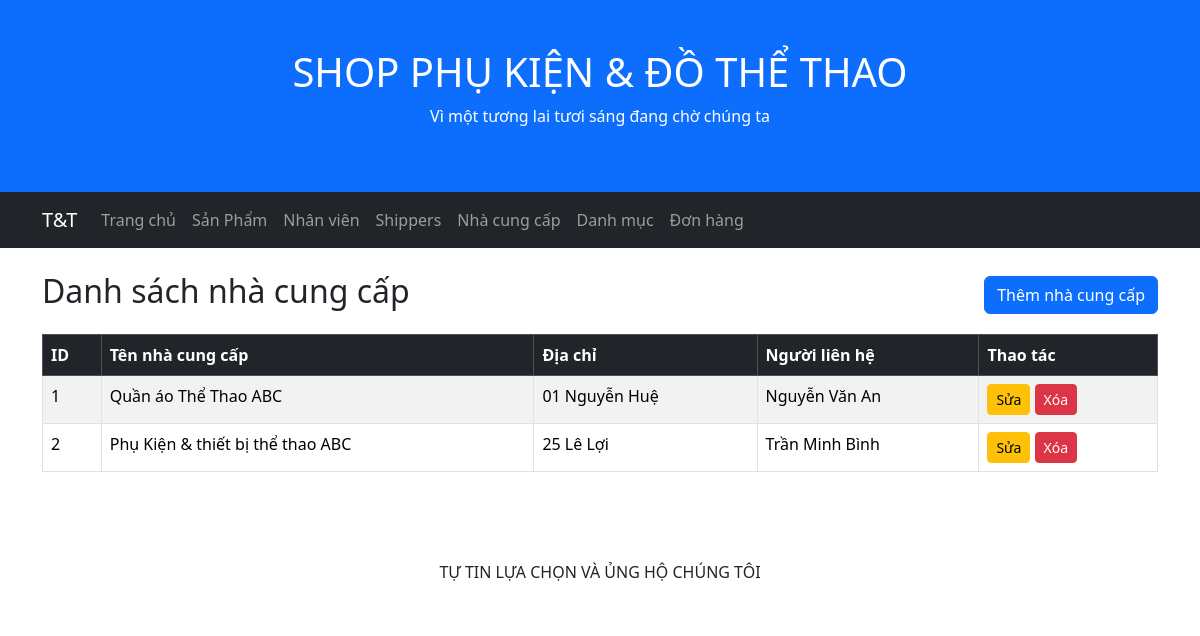
The app's page /admin/suppliers/index.php with its own data.
### tables this page shows
CREATE TABLE suppliers (
    SupplierID INT AUTO_INCREMENT PRIMARY KEY,
    SupplierName VARCHAR(200) NOT NULL,
    ContactName VARCHAR(100),
    Address VARCHAR(200),
    City VARCHAR(100),
    PostalCode VARCHAR(20),
    Country VARCHAR(100),
    Phone VARCHAR(20)
);

### public/admin/suppliers/index.php (the view, shortened to what this page needs)
<?php
require_once '/var/www/src/config/database.php';
$sql = "
    SELECT
        supplierID,
        supplierName,
        ContactName,
        Address,
        City,
        PostalCode,
        Country,
        Phone
    FROM suppliers
    ORDER BY supplierID
";
$result = $conn->query($sql);
require_once '/var/www/src/includes/admin/header.php';
require_once '/var/www/src/includes/admin/navbar.php';
?>
<div class="container mt-4">
    <div class="d-flex justify-content-between align-items-center mb-3">
        <h2>Danh sách nhà cung cấp</h2>
        <a href="/admin/suppliers/create.php" class="btn btn-primary">
            Thêm nhà cung cấp
        </a>
    </div>
    <div class="table-responsive">
        <table class="table table-bordered table-striped">
            <thead class="table-dark">
                <tr>
                    <th>ID</th>
                    <th>Tên nhà cung cấp</th>
                    <th>Địa chỉ</th>
                    <th>Người liên hệ</th>
                    <th>Thao tác</th>
                </tr>
            </thead>
            <tbody>
            <?php if ($result && $result->num_rows > 0): ?>
                <?php while ($supplier = $result->fetch_assoc()): ?>
                    <tr>
                        <td>
                            <?= htmlspecialchars($supplier['supplierID'] ?? $supplier['SupplierID'] ?? '') ?>
                        </td>
                        <td>
                            <?= htmlspecialchars($supplier['supplierName'] ?? $supplier['SupplierName'] ?? '') ?>
                        </td>
                        <td>
                            <?= htmlspecialchars($supplier['Address'] ?? $supplier['address'] ?? '') ?>
                        </td>
                        <td>
                            <?= htmlspecialchars($supplier['ContactName'] ?? $supplier['contactName'] ?? '') ?>
                        </td>
                        <td>
                            <a href="/admin/suppliers/edit.php?id=<?= $supplier['supplierID'] ?? $supplier['SupplierID'] ?>" class="btn btn-sm btn-warning">
                                Sửa
                            </a>
                            <form
                                action="/admin/suppliers/delete.php"
                                method="post"
                                class="d-inline"
                                onsubmit="return confirm('Bạn có chắc muốn xóa nhà cung cấp này?');"
                            >
                                <button
                                    type="submit"
                                    class="btn btn-sm btn-danger"
                                >
                                    Xóa
                                </button>
                            </form>
                        </td>
                    </tr>
                <?php endwhile; ?>
            <?php else: ?>
                <tr>
                    <td colspan="4" class="text-center">Chưa có dữ liệu nhà cung cấp.</td>
                </tr>
            <?php endif; ?>
            </tbody>
        </table>
    </div>
</div>
<?php
require_once '/var/www/src/includes/admin/footer.php';

### records on screen
suppliers: SupplierID "1", SupplierName "Quần áo Thể Thao ABC", Address "01 Nguyễn Huệ", ContactName "Nguyễn Văn An"
suppliers: SupplierID "2", SupplierName "Phụ Kiện & thiết bị thể thao ABC", Address "25 Lê Lợi", ContactName "Trần Minh Bình"
